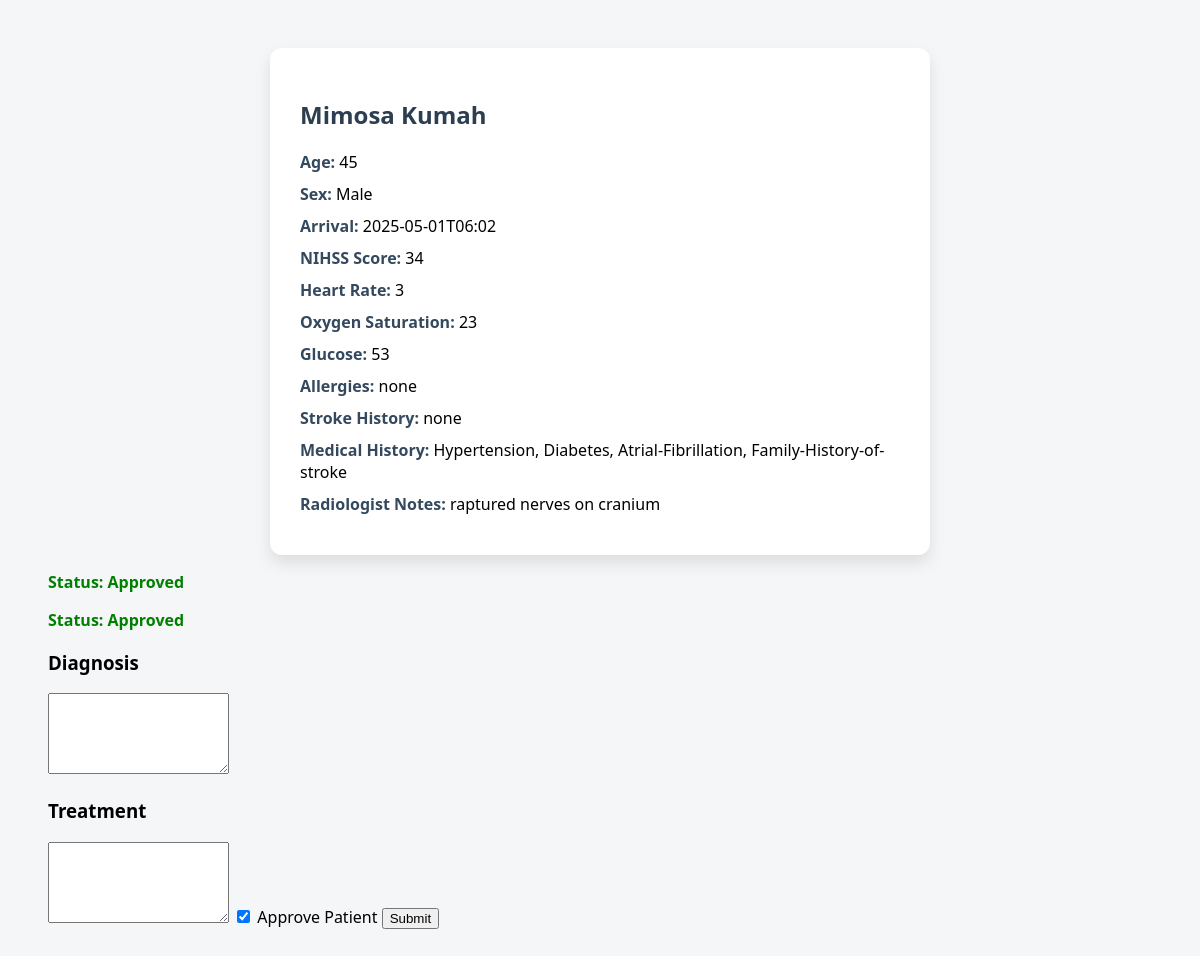
Screenshot of /patients/1 with the database file from the repository.
### app.py (models this page shows)
class Patient(db.Model):
    id = db.Column(db.Integer, primary_key=True)
    fullname = db.Column(db.String(300))
    age = db.Column(db.Integer)
    sex = db.Column(db.String(300))
    arrival = db.Column(db.Integer)
    systolic = db.Column(db.Integer)
    diastolic = db.Column(db.Integer)
    heart_rate = db.Column(db.Integer)
    temperature = db.Column(db.Integer)
    oxygen_saturation = db.Column(db.Integer)
    glucose = db.Column(db.Integer)
    current_medications = db.Column(db.String(300))
    allergies = db.Column(db.String(300))
    stroke_history = db.Column(db.String(500))
    medical_history = db.Column(db.String(500))
    radiologist_notes =db.Column(db.String(500))
    nhiss_score = db.Column(db.Integer)
    radiologist_notes = db.Column(db.String(500))
    diagnosis = db.Column(db.String(500))
    treatment = db.Column(db.String(500))
    neuro_approved = db.Column(db.Boolean, default=False)

### app.py (the view)
@app.route('/patients/<int:patient_id>')
def view_patient(patient_id):
    patient = Patient.query.get_or_404(patient_id)
    return render_template("view_patient.html", patient=patient)

### templates/view_patient.html (shortened to what this page needs)
<!DOCTYPE html>
<html>
<head>
</head>
<body>
  <div class="card">
    <h2>{{ patient.fullname }}</h2>
    <div class="detail"><span class="label">Age:</span> {{ patient.age }}</div>
    <div class="detail"><span class="label">Sex:</span> {{ patient.sex }}</div>
    <div class="detail"><span class="label">Arrival:</span> {{ patient.arrival }}</div>
    <div class="detail"><span class="label">NIHSS Score:</span> {{ patient.nhiss_score }}</div>
    <div class="detail"><span class="label">Heart Rate:</span> {{ patient.heart_rate }}</div>
    <div class="detail"><span class="label">Oxygen Saturation:</span> {{ patient.oxygen_saturation }}</div>
    <div class="detail"><span class="label">Glucose:</span> {{ patient.glucose }}</div>
    <div class="detail"><span class="label">Allergies:</span> {{ patient.allergies }}</div>
    <div class="detail"><span class="label">Stroke History:</span> {{ patient.stroke_history }}</div>
    <div class="detail"><span class="label">Medical History:</span> {{ patient.medical_history }}</div>
    <div class="detail"><span class="label">Radiologist Notes:</span> {{ patient.radiologist_notes }}</div>
  </div>
</body>
</html>
{% if patient.neuro_approved %}
  <p style="color: green;"><strong>Status: Approved</strong></p>
{% else %}
  <p style="color: red;"><strong>Status: Pending</strong></p>
{% endif %}
{% if patient.neuro_approved %}
  <p style="color: green;"><strong>Status: Approved</strong></p>
{% else %}
  <p style="color: red;"><strong>Status: Pending</strong></p>
{% endif %}
<form action="{{ url_for('update_patient', patient_id=patient.id) }}" method="POST">
    <h3>Diagnosis</h3>
    <textarea name="diagnosis" rows="5">{{ patient.neurologist_notes }}</textarea>
    <h3>Treatment</h3>
    <textarea name="treatment" rows="5">{{ patient.neurologist_notes }}</textarea>
    <label>
        <input type="checkbox" name="neuro_approved" {% if patient.neuro_approved %}checked{% endif %}>
        Approve Patient
    </label>
    <button type="submit">Submit</button>
  </form>

### templates/view_patient.html (style rules this page uses)
body { font-family: 'Segoe UI', sans-serif; padding: 40px; background-color: #f4f6f8; }
.card { background: white; padding: 30px; border-radius: 12px; max-width: 600px; margin: auto; box-shadow: 0 8px 16px rgba(0, 0, 0, 0.1); }
h2 { margin-bottom: 20px; color: #2c3e50; }
.detail { margin-bottom: 10px; font-size: 16px; }
.label { font-weight: bold; color: #34495e; }

### rows the page displays
Patient: fullname "Mimosa Kumah", age "45", sex "Male", arrival "2025-05-01T06:02", nhiss_score "34", heart_rate "3", oxygen_saturation "23", glucose "53", allergies "none", stroke_history "none", medical_history "Hypertension, Diabetes, Atrial-Fibrillation, Family-History-of-stroke", radiologist_notes "raptured nerves on cranium", neuro_approved "☑"
